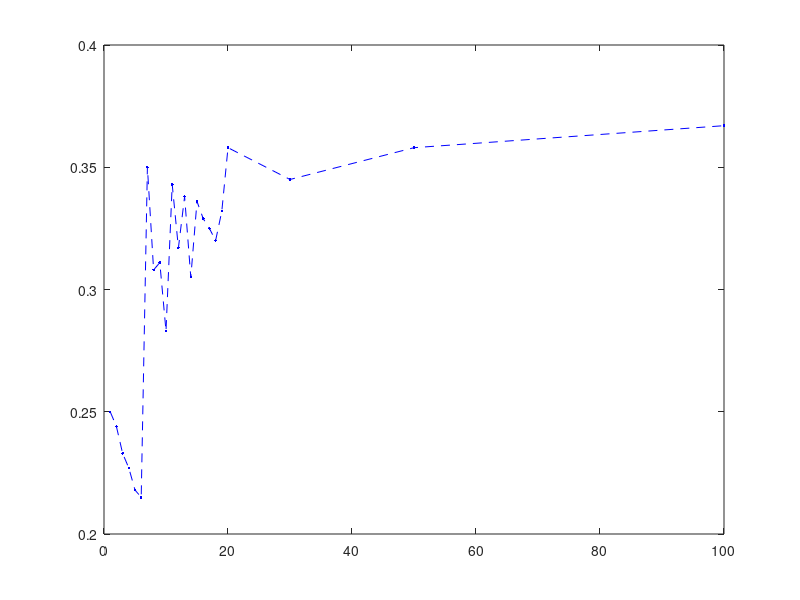

Write MATLAB code to recreate this figure. (Note: this script raises an error after producing the figure.)
x=1:0.01:20;

%Euclidean Distance
x_e_notN=[1	2	3	4	5	6	7	8	9	10	11	12	13	14	15	16	17	18	19	20	30	50	100];
y_e_notN=[0.25	0.244	0.233	0.227	0.218	0.215	0.35	0.308	0.311	0.283	0.343	0.317	0.338	0.305	0.336	0.329	0.325	0.32	0.332	0.358	0.345	0.358	0.367];
plot(x_e_notN, y_e_notN, 'b.--');
hold on
f_e_notN=fittype('a*log2(x)+b');
fit1=fit(x_e_notN', y_e_notN', f_e_notN', 'StartPoint', [x_e_notN(1) y_e_notN(1)]);
y1=feval(fit1, x');
plot(x, y1, 'b');

x_e_N=[1	2	3	4	5	6	7	8	9	10	11	12	13	14	15	16	17	18	19	20	30	50	100];
y_e_N=[0.1	0.127	0.159	0.145	0.148	0.146	0.249	0.272	0.291	0.272	0.292	0.302	0.324	0.296	0.359	0.327	0.329	0.326	0.359	0.342	0.336	0.367	0.364];
plot(x_e_N, y_e_N, 'm.--');
hold on
f_e_N=fittype('a*log2(x)+b');
fit2=fit(x_e_N', y_e_N', f_e_N', 'StartPoint', [x_e_N(1) y_e_N(1)]);
y2=feval(fit2, x');
plot(x, y2, 'm');

%general settings
xlabel('k');
ylabel('error rate');
legend('notN_ed', 'Not Normalized Euclidean Distance', 'N_ed', 'Normalized Euclidean Distance');
title('Euclidean Distance Compare');